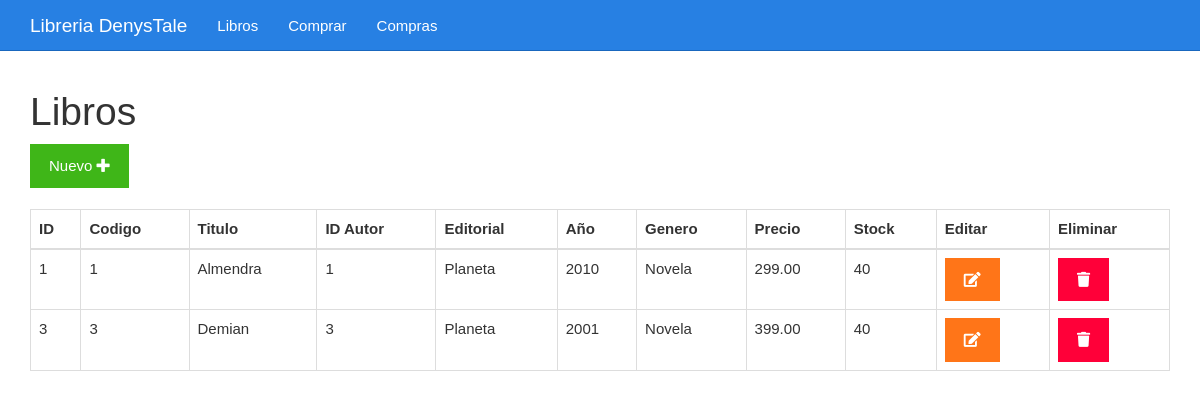
The app's page /listar.php with its own data.
### tables this page shows
CREATE TABLE `tbl_libro` (
  `id` bigint(20) UNSIGNED NOT NULL,
  `codigo` int(255) NOT NULL,
  `titulo` varchar(255) NOT NULL,
  `id_autor` int(255) NOT NULL,
  `editorial` varchar(255) NOT NULL,
  `anio` int(4) NOT NULL,
  `genero` varchar(255) NOT NULL,
  `precio` decimal(10,2) NOT NULL,
  `stock` int(255) NOT NULL
);

### listar.php (the view)
<?php include_once "encabezado.php" ?>
<?php
include_once "base_de_datos.php";
$sentencia = $base_de_datos->query("SELECT * FROM tbl_libro;");
$libros = $sentencia->fetchAll(PDO::FETCH_OBJ);
?>
	<div class="col-xs-12">
		<h1>Libros</h1>
		<div>
			<a class="btn btn-success" href="./formulario.php">Nuevo <i class="fa fa-plus"></i></a>
		</div>
		<br>
		<table class="table table-bordered">
			<thead>
				<tr>
					<th>ID</th>
					<th>Codigo</th>
					<th>Titulo</th>
					<th>ID Autor</th>
					<th>Editorial</th>
					<th>Año</th>
					<th>Genero</th>
					<th>Precio</th>
					<th>Stock</th>
					<th>Editar</th>
					<th>Eliminar</th>
				</tr>
			</thead>
			<tbody>
				<?php foreach($libros as $libro){ ?>
				<tr>
					<td><?php echo $libro->id ?></td>
					<td><?php echo $libro->codigo ?></td>
					<td><?php echo $libro->titulo ?></td>
					<td><?php echo $libro->id_autor ?></td>
					<td><?php echo $libro->editorial ?></td>
					<td><?php echo $libro->anio ?></td>
					<td><?php echo $libro->genero ?></td>
					<td><?php echo $libro->precio ?></td>
					<td><?php echo $libro->stock ?></td>
					<td><a class="btn btn-warning" href="<?php echo "editar.php?id=" . $libro->id?>"><i class="fa fa-edit"></i></a></td>
					<td><a class="btn btn-danger" href="<?php echo "eliminar.php?id=" . $libro->id?>"><i class="fa fa-trash"></i></a></td>
				</tr>
				<?php } ?>
			</tbody>
		</table>
	</div>
<?php include_once "pie.php" ?>

### encabezado.php (shortened to what this page needs)
<!DOCTYPE html>
<html lang="es">
<head>
	<link rel="stylesheet" href="./css/fontawesome-all.min.css">
	<link rel="stylesheet" href="./css/2.css">
	<link rel="stylesheet" href="./css/estilo.css">
</head>
<body>
	<nav class="navbar navbar-inverse navbar-fixed-top">
		<div class="container">
			<div class="navbar-header">
				<a class="navbar-brand" href="#">Libreria DenysTale</a>
			</div>
			<div id="navbar" class="collapse navbar-collapse">
				<ul class="nav navbar-nav">
					<li><a href="./listar.php">Libros</a></li>
					<li><a href="./comprar.php">Comprar</a></li>
					<li><a href="./compras.php">Compras</a></li>
				</ul>
			</div>
		</div>
	</nav>
	<div class="container">
		<div class="row">

### pie.php
		</div>
	</div>
</body>
</html>

### css/estilo.css (style rules this page uses)
body { padding-top: 70px; }

### records on screen
tbl_libro: id "1", codigo "1", titulo "Almendra", id_autor "1", editorial "Planeta", anio "2010", genero "Novela", precio "299.00", stock "40"
tbl_libro: id "3", codigo "3", titulo "Demian", id_autor "3", editorial "Planeta", anio "2001", genero "Novela", precio "399.00", stock "40"
